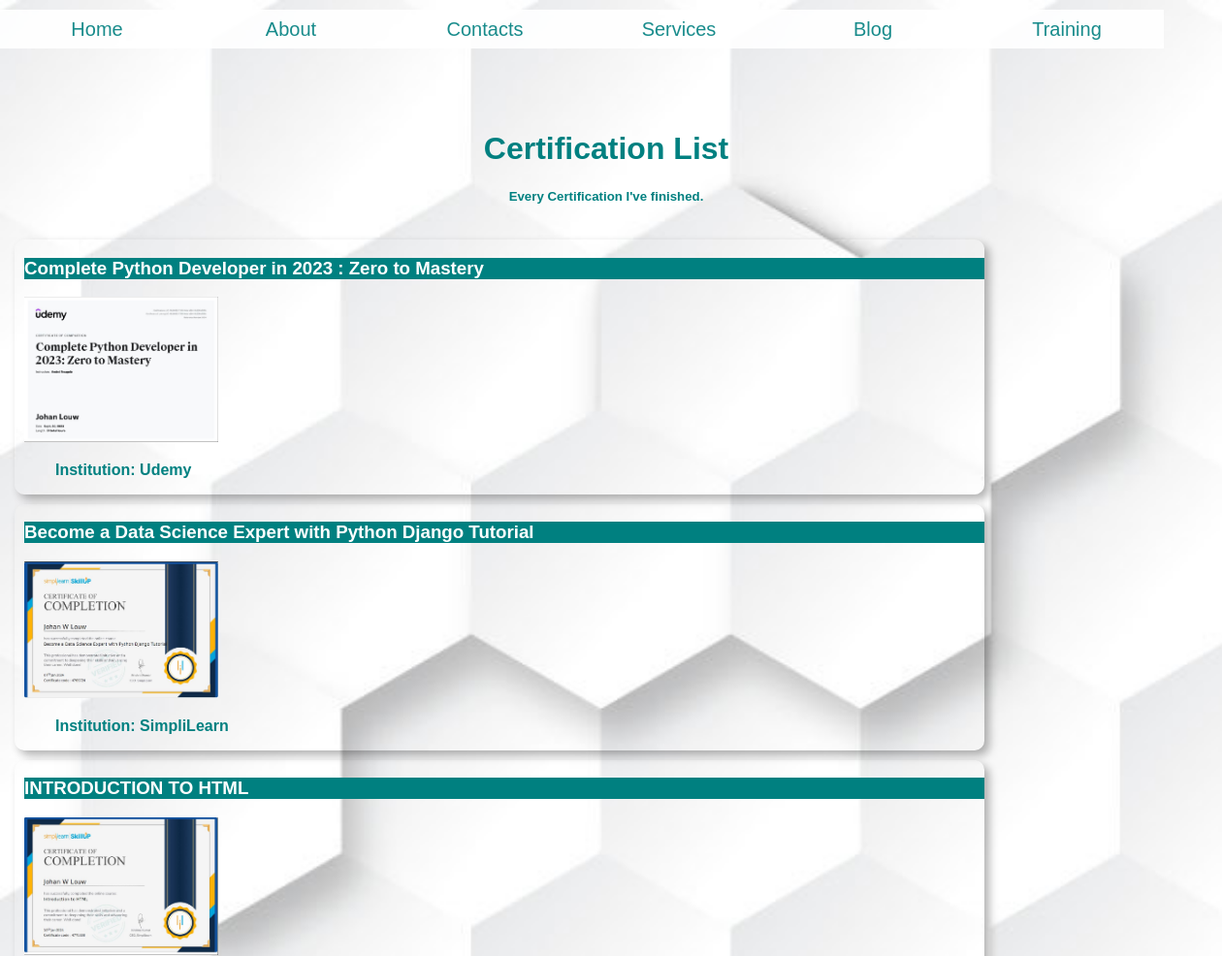
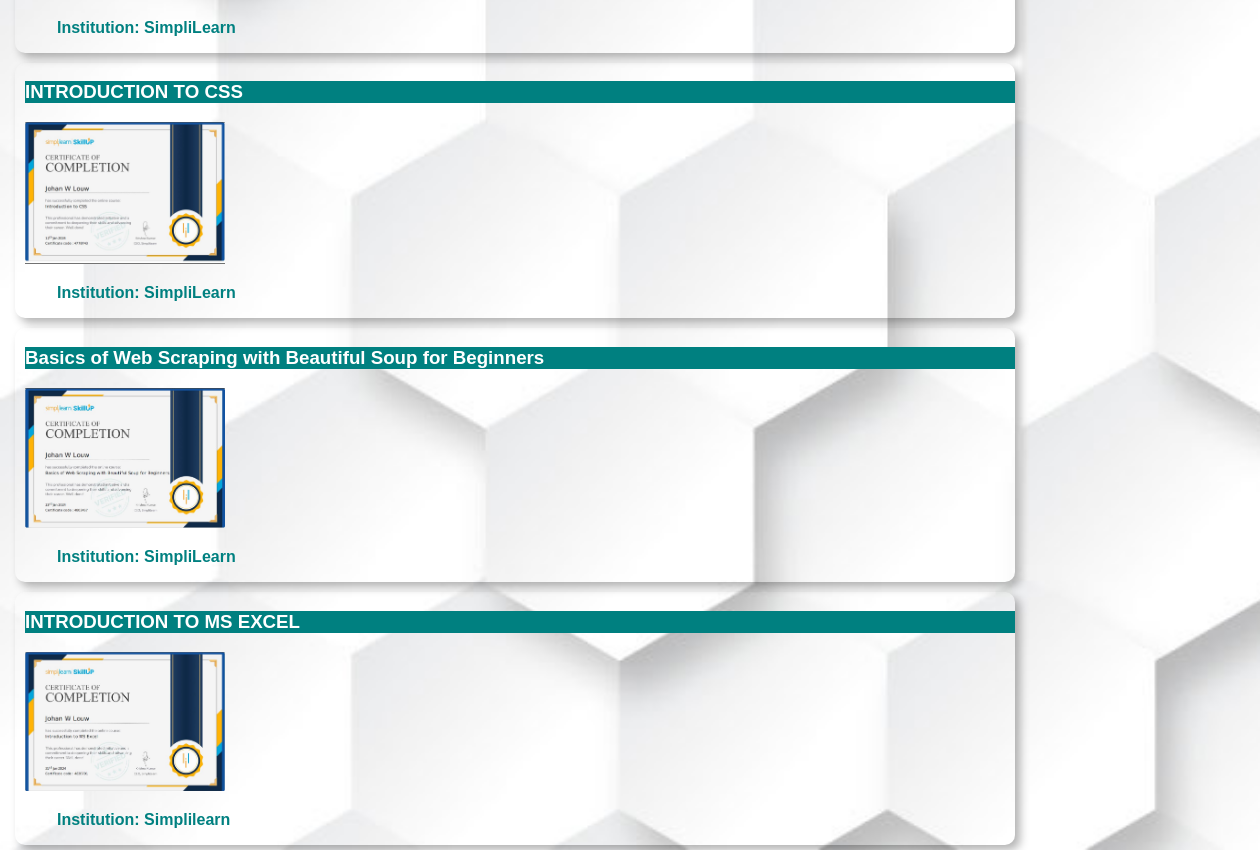
The app's page /chronicle/certifications/ with its own data (2 pictures, top to bottom).
### chronicle/models.py (models this page shows, shortened)
class Certification(models.Model):
    id = models.AutoField(primary_key=True)
    name = models.CharField(max_length=255)
    Institution = models.CharField(max_length=255)
    certificate = models.ImageField(null = True, blank = True, upload_to='images/')
    syllabus = models.TextField()

### chronicle/views.py (the view)
# urls.py: path('certifications/',certification_list, name = "certification_list"),
def certification_list(request,):
    certifications = Certification.objects.all
    return render(request, 'certifications.html', {'certifications': certifications})

### chronicle/templates/certifications.html (shortened to what this page needs)
{% load static %}
<!DOCTYPE html>
<html>
<head>
	<link rel="stylesheet" type="text/css" href="{% static 'chronicle/style.css' %}">
</head>
<body>
	{% include 'navguide.html' %}
<div class = "text-block" style="padding-top:50px;">
		<h1 style="text-align:center;">Certification List</h1>
		<h5 style="text-align:center;">Every Certification I've finished.</h5>
			<div class="cert-container" style = " display : flexbox; column-span: 2;">
				{% if certifications %}
						{% for certification in certifications %}
						<div class="cert-data" >
							<h3 class="cert-name" style="color: #FFF;  background-color: #008080;">{{ certification.name }}</h3>
							<img class="cert-img" src="/chronicle{{ certification.certificate.url }}" alt="{{ certification.name }} Certificate">
							<p class="cert-inst">Institution: {{ certification.Institution }}</p>
						</div>
					{% endfor %}
				{% else %}
					<p>No certifications available.</p>
				{% endif %}
			</div>
	</div>
</body>

### chronicle/templates/navguide.html (shortened to what this page needs)
<ul style = "z-index: 1;padding-top: 10px;">
    <li><a href="/chronicle/index/">Home</a></li>
    <li><a href="#">About</a>
    </li>
    <li><a href="#">Contacts</a>
    </li>
    <li><a href="/chronicle/services/">Services</a></li>
    <li><a href="/chronicle/blog/">Blog</a></li>
    <li><a href="/chronicle/training/">Training</a></li>
</ul>
<br><br><br>

### chronicle/static/chronicle/style.css (style rules this page uses)
body { background-image: url('/chronicle/static/chronicle/bg.jpg'); background-attachment: fixed; background-size: cover; font-family: arial; color: #008080; border-color : #008080; margin: 0; padding: 0; }
ul { margin : 0; padding :0; list-style: none; }
ul li { float : left; width : 200px; height : 40px; background-color: white; opacity : .9; line-height: 40px; text-align: center; font-size: 20px; }
ul li a { text-decoration: none; color: #008080; display: block; border-radius: 10px; }
p { margin-left: 2em; }
.text-block { padding-top: 50px; display : block; width : 1250px; height : 300px; text-align: center; }
.cert-container { display : flexbox; width:1000px; height : auto; padding : 10px; flex-wrap: wrap; }
.cert-data { text-align: left; width:1000px; height:100%; display: flexbox; border-radius: 10px; padding-left:10px; float : left; box-shadow: 5px 5px 10px rgba(0, 0, 0, 0.3); gap:10px; margin-left:50px; max-inline-size: 3fr; flex: 0 0 calc(50% - 10px); margin: 5px; box-sizing: border-box; }
.cert-img { position: relative; max-width : 200px; width: 100%; height: 100%; background-color: lightskyblue; }
.cert-inst { width : 100%; height:100%; font-weight: bold; font-family: Arial, Helvetica, sans-serif; text-align: left; padding-left: -10px; white-space: pre-wrap; }
.cert-name { width:100%; height:100%; }

### records on screen
Certification: name "Complete Python Developer in 2023 : Zero to Mastery", certificate (picture), Institution "Udemy"
Certification: name "Become a Data Science Expert with Python Django Tutorial", certificate (picture), Institution "SimpliLearn"
Certification: name "INTRODUCTION TO HTML", certificate (picture), Institution "SimpliLearn"
Certification: name "INTRODUCTION TO CSS", certificate (picture), Institution "SimpliLearn"
Certification: name "Basics of Web Scraping with Beautiful Soup for Beginners", certificate (picture), Institution "SimpliLearn"
Certification: name "INTRODUCTION TO MS EXCEL", certificate (picture), Institution "Simplilearn"
